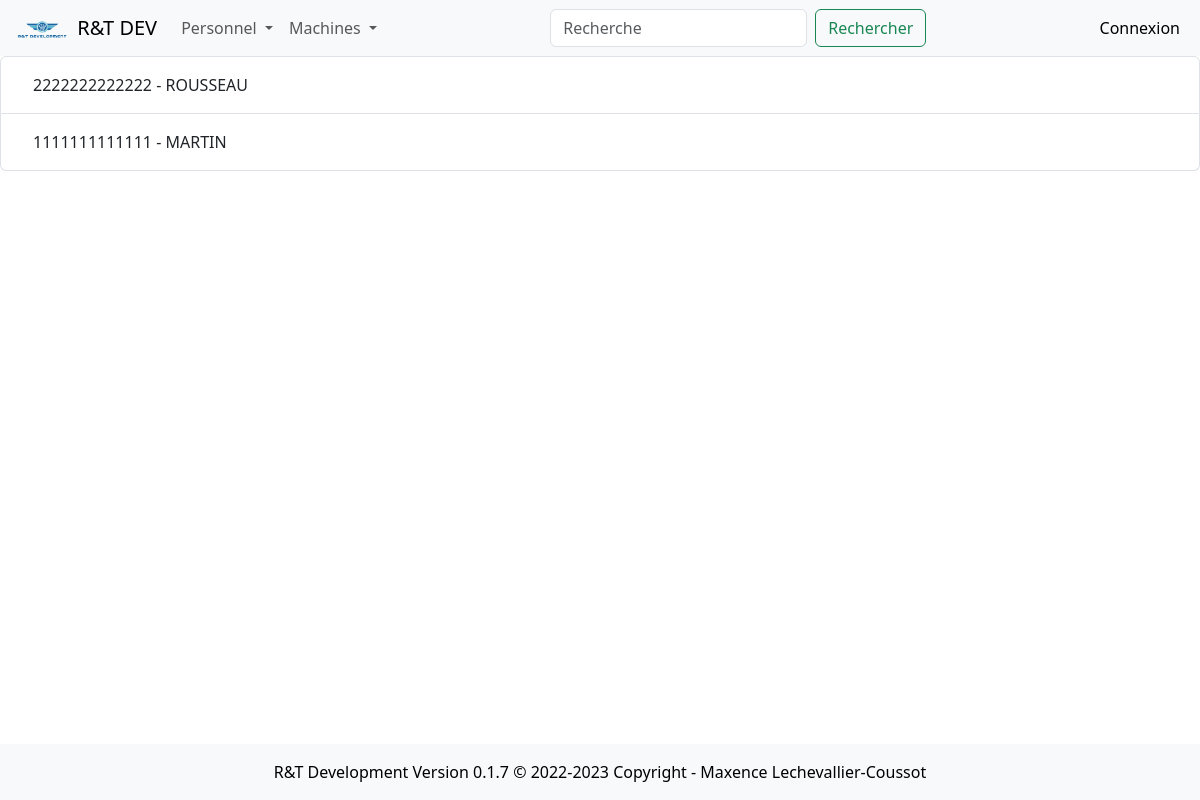
Screenshot of /computerApp/personnels/ with the database file from the repository.
### computerApp/models.py (models this page shows, shortened)
class Personnel(models.Model):
    id = models.PositiveIntegerField(primary_key=True, editable=True, validators=[MaxValueValidator(9999999999999)])
    nom = models.CharField(max_length=200)
    prenom = models.CharField(max_length=200)

### computerApp/views.py (the view)
# urls.py: path('personnels/', views.personnel_list_view, name='personnels'),
def personnel_list_view(request) :
    personnels = Personnel.objects.all()
    context={'personnels':personnels}
    return render(request,'computerApp/personnel_list.html',context)

### computerApp/templates/computerApp/personnel_list.html (shortened to what this page needs)
{% extends "index.html" %}
{% block content %}
    <div class="page-content">
        {% if personnels %}
        <ul class="list-group">
            {% for personnel in personnels %}
                <li class="list-group-item list-group-flush">
                    <a href="{% url 'personnel-detail' personnel.id %}" type="button" class="list-group-item list-group-item-action">{{ personnel.id }} - {{personnel.nom}}</a>
                </li>
            {% endfor %}
            </ul>
        {% else %}
            <p>Il n\ ’y a pas de personnes.</p>
        {% endif %}
    </div>
{% endblock %}

### computerApp/static/css/style.css (style rules this page uses)
.page-content { min-height: calc(100vh - 56px - 56px); margin-bottom: 56px; padding-bottom: 10px; }

### rows the page displays
Personnel: id "2222222222222", nom "ROUSSEAU"
Personnel: id "1111111111111", nom "MARTIN"
